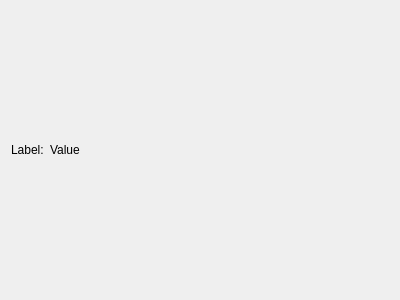
<?xml version="1.0" encoding="UTF-8"?>
<ui version="4.0">
 <class>Form</class>
 <widget class="QWidget" name="Form">
  <property name="geometry">
   <rect>
    <x>0</x>
    <y>0</y>
    <width>400</width>
    <height>300</height>
   </rect>
  </property>
  <property name="windowTitle">
   <string>Form</string>
  </property>
  <layout class="QHBoxLayout" name="horizontalLayout">
   <item>
    <widget class="QLabel" name="label_2">
     <property name="text">
      <string>Label:</string>
     </property>
    </widget>
   </item>
   <item>
    <widget class="QLabel" name="label">
     <property name="text">
      <string>Value</string>
     </property>
    </widget>
   </item>
   <item>
    <spacer name="horizontalSpacer">
     <property name="orientation">
      <enum>Qt::Horizontal</enum>
     </property>
     <property name="sizeHint" stdset="0">
      <size>
       <width>40</width>
       <height>20</height>
      </size>
     </property>
    </spacer>
   </item>
  </layout>
 </widget>
 <resources/>
 <connections/>
</ui>
